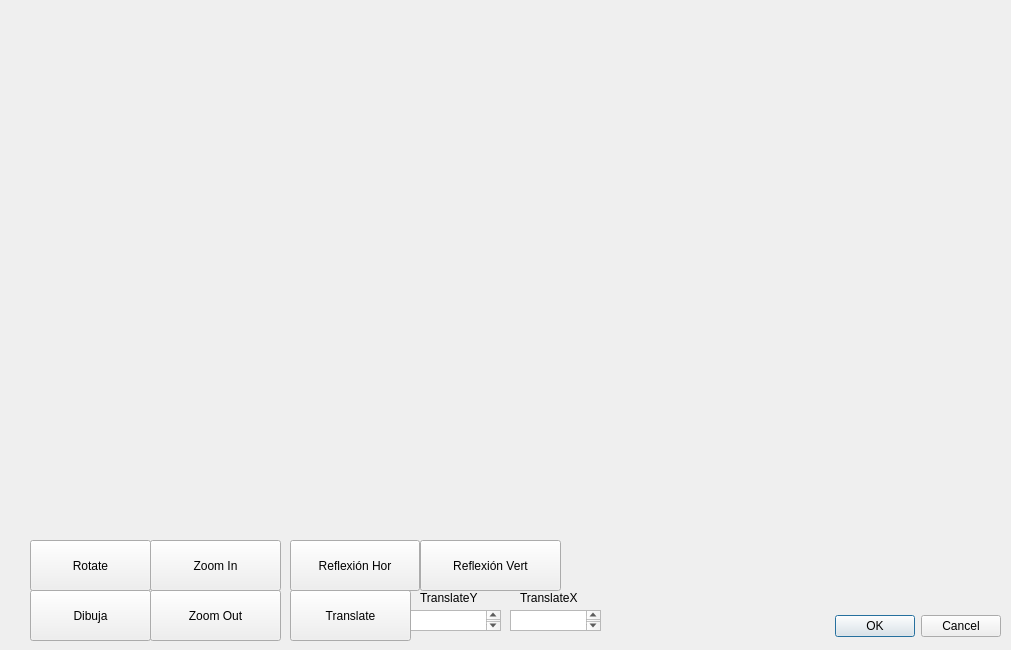
<?xml version="1.0" encoding="UTF-8"?>
<ui version="4.0">
 <class>PrismaRectangular</class>
 <widget class="QDialog" name="PrismaRectangular">
  <property name="geometry">
   <rect>
    <x>0</x>
    <y>0</y>
    <width>1011</width>
    <height>650</height>
   </rect>
  </property>
  <property name="windowTitle">
   <string>Dialog</string>
  </property>
  <widget class="QDialogButtonBox" name="buttonBox">
   <property name="geometry">
    <rect>
     <x>660</x>
     <y>610</y>
     <width>341</width>
     <height>32</height>
    </rect>
   </property>
   <property name="orientation">
    <enum>Qt::Horizontal</enum>
   </property>
   <property name="standardButtons">
    <set>QDialogButtonBox::Cancel|QDialogButtonBox::Ok</set>
   </property>
  </widget>
  <widget class="QLabel" name="label">
   <property name="geometry">
    <rect>
     <x>520</x>
     <y>590</y>
     <width>71</width>
     <height>16</height>
    </rect>
   </property>
   <property name="text">
    <string>TranslateX</string>
   </property>
  </widget>
  <widget class="QTextEdit" name="transY">
   <property name="geometry">
    <rect>
     <x>410</x>
     <y>610</y>
     <width>91</width>
     <height>21</height>
    </rect>
   </property>
  </widget>
  <widget class="QPushButton" name="pushButton_2">
   <property name="geometry">
    <rect>
     <x>290</x>
     <y>590</y>
     <width>121</width>
     <height>51</height>
    </rect>
   </property>
   <property name="text">
    <string>Translate</string>
   </property>
  </widget>
  <widget class="QPushButton" name="pushButton_3">
   <property name="geometry">
    <rect>
     <x>150</x>
     <y>590</y>
     <width>131</width>
     <height>51</height>
    </rect>
   </property>
   <property name="text">
    <string>Zoom Out</string>
   </property>
  </widget>
  <widget class="QPushButton" name="pushButton_5">
   <property name="geometry">
    <rect>
     <x>30</x>
     <y>540</y>
     <width>121</width>
     <height>51</height>
    </rect>
   </property>
   <property name="text">
    <string>Rotate</string>
   </property>
  </widget>
  <widget class="QTextEdit" name="transX">
   <property name="geometry">
    <rect>
     <x>510</x>
     <y>610</y>
     <width>91</width>
     <height>21</height>
    </rect>
   </property>
  </widget>
  <widget class="QPushButton" name="pushButton_4">
   <property name="geometry">
    <rect>
     <x>150</x>
     <y>540</y>
     <width>131</width>
     <height>51</height>
    </rect>
   </property>
   <property name="text">
    <string>Zoom In</string>
   </property>
  </widget>
  <widget class="QPushButton" name="pushButton">
   <property name="geometry">
    <rect>
     <x>30</x>
     <y>590</y>
     <width>121</width>
     <height>51</height>
    </rect>
   </property>
   <property name="text">
    <string>Dibuja</string>
   </property>
  </widget>
  <widget class="QLabel" name="label_2">
   <property name="geometry">
    <rect>
     <x>420</x>
     <y>590</y>
     <width>71</width>
     <height>16</height>
    </rect>
   </property>
   <property name="text">
    <string>TranslateY</string>
   </property>
  </widget>
  <widget class="QPushButton" name="pushButton_6">
   <property name="geometry">
    <rect>
     <x>290</x>
     <y>540</y>
     <width>130</width>
     <height>51</height>
    </rect>
   </property>
   <property name="text">
    <string>Reflexión Hor</string>
   </property>
  </widget>
  <widget class="QPushButton" name="pushButton_7">
   <property name="geometry">
    <rect>
     <x>420</x>
     <y>540</y>
     <width>141</width>
     <height>51</height>
    </rect>
   </property>
   <property name="text">
    <string>Reflexión Vert</string>
   </property>
  </widget>
 </widget>
 <resources/>
 <connections>
  <connection>
   <sender>buttonBox</sender>
   <signal>accepted()</signal>
   <receiver>PrismaRectangular</receiver>
   <slot>accept()</slot>
   <hints>
    <hint type="sourcelabel">
     <x>248</x>
     <y>254</y>
    </hint>
    <hint type="destinationlabel">
     <x>157</x>
     <y>274</y>
    </hint>
   </hints>
  </connection>
  <connection>
   <sender>buttonBox</sender>
   <signal>rejected()</signal>
   <receiver>PrismaRectangular</receiver>
   <slot>reject()</slot>
   <hints>
    <hint type="sourcelabel">
     <x>316</x>
     <y>260</y>
    </hint>
    <hint type="destinationlabel">
     <x>286</x>
     <y>274</y>
    </hint>
   </hints>
  </connection>
 </connections>
</ui>
